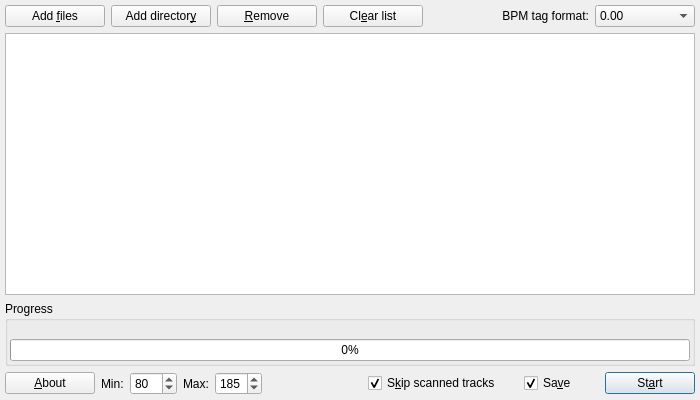
<?xml version="1.0" encoding="UTF-8" ?>
<ui version="4.0">
 <class>DlgBPMDetect</class>
 <widget class="QWidget" name="DlgBPMDetect">
  <property name="geometry">
   <rect>
    <x>0</x>
    <y>0</y>
    <width>700</width>
    <height>400</height>
   </rect>
  </property>
  <property name="sizePolicy">
   <sizepolicy hsizetype="Expanding" vsizetype="Expanding">
    <horstretch>0</horstretch>
    <verstretch>0</verstretch>
   </sizepolicy>
  </property>
  <property name="minimumSize">
   <size>
    <width>700</width>
    <height>400</height>
   </size>
  </property>
  <property name="windowTitle">
   <string>BPM Detect</string>
  </property>
  <layout class="QGridLayout">
   <property name="margin">
    <number>5</number>
   </property>
   <item row="0" column="0">
    <layout class="QHBoxLayout">
     <item>
      <widget class="QPushButton" name="btnAddFiles">
       <property name="sizePolicy">
        <sizepolicy hsizetype="Fixed" vsizetype="Fixed">
         <horstretch>0</horstretch>
         <verstretch>0</verstretch>
        </sizepolicy>
       </property>
       <property name="minimumSize">
        <size>
         <width>100</width>
         <height>0</height>
        </size>
       </property>
       <property name="text">
        <string>Add &amp;files</string>
       </property>
       <property name="shortcut">
        <string>Alt+F</string>
       </property>
      </widget>
     </item>
     <item>
      <widget class="QPushButton" name="btnAddDir">
       <property name="sizePolicy">
        <sizepolicy hsizetype="Fixed" vsizetype="Fixed">
         <horstretch>0</horstretch>
         <verstretch>0</verstretch>
        </sizepolicy>
       </property>
       <property name="minimumSize">
        <size>
         <width>100</width>
         <height>0</height>
        </size>
       </property>
       <property name="text">
        <string>Add director&amp;y</string>
       </property>
       <property name="shortcut">
        <string>Alt+Y</string>
       </property>
      </widget>
     </item>
     <item>
      <widget class="QPushButton" name="btnRemoveSelected">
       <property name="sizePolicy">
        <sizepolicy hsizetype="Fixed" vsizetype="Fixed">
         <horstretch>0</horstretch>
         <verstretch>0</verstretch>
        </sizepolicy>
       </property>
       <property name="minimumSize">
        <size>
         <width>100</width>
         <height>0</height>
        </size>
       </property>
       <property name="toolTip">
        <string>Remove selected tracks</string>
       </property>
       <property name="text">
        <string>&amp;Remove</string>
       </property>
       <property name="shortcut">
        <string>Alt+R</string>
       </property>
      </widget>
     </item>
     <item>
      <widget class="QPushButton" name="btnClearList">
       <property name="sizePolicy">
        <sizepolicy hsizetype="Fixed" vsizetype="Fixed">
         <horstretch>0</horstretch>
         <verstretch>0</verstretch>
        </sizepolicy>
       </property>
       <property name="minimumSize">
        <size>
         <width>100</width>
         <height>0</height>
        </size>
       </property>
       <property name="text">
        <string>Cl&amp;ear list</string>
       </property>
       <property name="shortcut">
        <string>Alt+E</string>
       </property>
      </widget>
     </item>
     <item>
      <widget class="QLabel" name="lblFormat">
       <property name="sizePolicy">
        <sizepolicy hsizetype="Preferred" vsizetype="Preferred">
         <horstretch>0</horstretch>
         <verstretch>0</verstretch>
        </sizepolicy>
       </property>
       <property name="text">
        <string>BPM tag format:</string>
       </property>
       <property name="alignment">
        <set>Qt::AlignRight|Qt::AlignTrailing|Qt::AlignVCenter</set>
       </property>
       <property name="wordWrap">
        <bool>false</bool>
       </property>
      </widget>
     </item>
     <item>
      <widget class="QComboBox" name="cbFormat">
       <property name="sizePolicy">
        <sizepolicy hsizetype="Fixed" vsizetype="Fixed">
         <horstretch>0</horstretch>
         <verstretch>0</verstretch>
        </sizepolicy>
       </property>
       <property name="minimumSize">
        <size>
         <width>100</width>
         <height>0</height>
        </size>
       </property>
       <property name="maximumSize">
        <size>
         <width>100</width>
         <height>32767</height>
        </size>
       </property>
       <item>
        <property name="text">
         <string>0.00</string>
        </property>
       </item>
       <item>
        <property name="text">
         <string>0.0</string>
        </property>
       </item>
       <item>
        <property name="text">
         <string>0</string>
        </property>
       </item>
       <item>
        <property name="text">
         <string>000.00</string>
        </property>
       </item>
       <item>
        <property name="text">
         <string>000.0</string>
        </property>
       </item>
       <item>
        <property name="text">
         <string>000</string>
        </property>
       </item>
       <item>
        <property name="text">
         <string>00000</string>
        </property>
       </item>
      </widget>
     </item>
    </layout>
   </item>
   <item row="1" column="0">
    <widget class="QDropListView" name="TrackList">
     <property name="contextMenuPolicy">
      <enum>Qt::CustomContextMenu</enum>
     </property>
     <property name="acceptDrops">
      <bool>true</bool>
     </property>
     <property name="selectionMode">
      <enum>QAbstractItemView::ExtendedSelection</enum>
     </property>
     <property name="rootIsDecorated">
      <bool>false</bool>
     </property>
     <property name="itemsExpandable">
      <bool>false</bool>
     </property>
     <property name="sortingEnabled">
      <bool>true</bool>
     </property>
     <property name="allColumnsShowFocus">
      <bool>true</bool>
     </property>
     <property name="columnCount">
      <number>0</number>
     </property>
    </widget>
   </item>
   <item row="2" column="0">
    <widget class="QGroupBox" name="grpProgress">
     <property name="sizePolicy">
      <sizepolicy hsizetype="Expanding" vsizetype="Fixed">
       <horstretch>0</horstretch>
       <verstretch>0</verstretch>
      </sizepolicy>
     </property>
     <property name="title">
      <string>Progress</string>
     </property>
     <layout class="QVBoxLayout">
      <property name="spacing">
       <number>2</number>
      </property>
      <property name="margin">
       <number>2</number>
      </property>
      <item>
       <widget class="QLabel" name="lblCurrentTrack">
        <property name="sizePolicy">
         <sizepolicy hsizetype="MinimumExpanding" vsizetype="Expanding">
          <horstretch>0</horstretch>
          <verstretch>0</verstretch>
         </sizepolicy>
        </property>
        <property name="maximumSize">
         <size>
          <width>570</width>
          <height>32767</height>
         </size>
        </property>
        <property name="toolTip">
         <string>Current track</string>
        </property>
        <property name="text">
         <string />
        </property>
        <property name="wordWrap">
         <bool>false</bool>
        </property>
       </widget>
      </item>
      <item>
       <widget class="QProgressBar" name="TotalProgress">
        <property name="value">
         <number>0</number>
        </property>
       </widget>
      </item>
     </layout>
    </widget>
   </item>
   <item row="3" column="0">
    <layout class="QHBoxLayout">
     <item>
      <widget class="QPushButton" name="btnAbout">
       <property name="sizePolicy">
        <sizepolicy hsizetype="Fixed" vsizetype="Fixed">
         <horstretch>0</horstretch>
         <verstretch>0</verstretch>
        </sizepolicy>
       </property>
       <property name="minimumSize">
        <size>
         <width>90</width>
         <height>0</height>
        </size>
       </property>
       <property name="text">
        <string>&amp;About</string>
       </property>
       <property name="shortcut">
        <string>Alt+A</string>
       </property>
      </widget>
     </item>
     <item>
      <widget class="QLabel" name="lblMin">
       <property name="text">
        <string>Min:</string>
       </property>
       <property name="wordWrap">
        <bool>false</bool>
       </property>
      </widget>
     </item>
     <item>
      <widget class="QSpinBox" name="spMin">
       <property name="toolTip">
        <string>Minimum BPM</string>
       </property>
       <property name="minimum">
        <number>50</number>
       </property>
       <property name="maximum">
        <number>120</number>
       </property>
       <property name="value">
        <number>80</number>
       </property>
      </widget>
     </item>
     <item>
      <widget class="QLabel" name="lblMax">
       <property name="text">
        <string>Max:</string>
       </property>
       <property name="wordWrap">
        <bool>false</bool>
       </property>
      </widget>
     </item>
     <item>
      <widget class="QSpinBox" name="spMax">
       <property name="toolTip">
        <string>Maximum BPM</string>
       </property>
       <property name="minimum">
        <number>130</number>
       </property>
       <property name="maximum">
        <number>220</number>
       </property>
       <property name="value">
        <number>185</number>
       </property>
      </widget>
     </item>
     <item>
      <spacer>
       <property name="orientation">
        <enum>Qt::Horizontal</enum>
       </property>
       <property name="sizeType">
        <enum>QSizePolicy::Expanding</enum>
       </property>
       <property name="sizeHint" stdset="0">
        <size>
         <width>20</width>
         <height>21</height>
        </size>
       </property>
      </spacer>
     </item>
     <item>
      <widget class="QCheckBox" name="chbSkipScanned">
       <property name="sizePolicy">
        <sizepolicy hsizetype="Fixed" vsizetype="Fixed">
         <horstretch>0</horstretch>
         <verstretch>0</verstretch>
        </sizepolicy>
       </property>
       <property name="minimumSize">
        <size>
         <width>150</width>
         <height>0</height>
        </size>
       </property>
       <property name="toolTip">
        <string>Do not redetect BPM</string>
       </property>
       <property name="text">
        <string>S&amp;kip scanned tracks</string>
       </property>
       <property name="shortcut">
        <string>Alt+K</string>
       </property>
       <property name="checked">
        <bool>true</bool>
       </property>
      </widget>
     </item>
     <item>
      <widget class="QCheckBox" name="chbSave">
       <property name="sizePolicy">
        <sizepolicy hsizetype="Fixed" vsizetype="Fixed">
         <horstretch>0</horstretch>
         <verstretch>0</verstretch>
        </sizepolicy>
       </property>
       <property name="minimumSize">
        <size>
         <width>75</width>
         <height>0</height>
        </size>
       </property>
       <property name="toolTip">
        <string>Save BPM to tag</string>
       </property>
       <property name="text">
        <string>Sa&amp;ve</string>
       </property>
       <property name="shortcut">
        <string>Alt+V</string>
       </property>
       <property name="checked">
        <bool>true</bool>
       </property>
      </widget>
     </item>
     <item>
      <widget class="QPushButton" name="btnStart">
       <property name="sizePolicy">
        <sizepolicy hsizetype="Fixed" vsizetype="Fixed">
         <horstretch>0</horstretch>
         <verstretch>0</verstretch>
        </sizepolicy>
       </property>
       <property name="minimumSize">
        <size>
         <width>90</width>
         <height>0</height>
        </size>
       </property>
       <property name="text">
        <string>St&amp;art</string>
       </property>
       <property name="shortcut">
        <string>Alt+A</string>
       </property>
       <property name="autoDefault">
        <bool>true</bool>
       </property>
       <property name="default">
        <bool>true</bool>
       </property>
      </widget>
     </item>
    </layout>
   </item>
  </layout>
 </widget>
 <layoutdefault spacing="6" margin="11" />
 <customwidgets>
  <customwidget>
   <class>QDropListView</class>
   <extends>QTreeWidget</extends>
   <header>qdroplistview.h</header>
  </customwidget>
 </customwidgets>
 <includes>
  <include location="local">qdroplistview.h</include>
 </includes>
 <resources>
  <include location="resource.qrc" />
 </resources>
 <connections>
  <connection>
   <sender>btnAddFiles</sender>
   <signal>clicked()</signal>
   <receiver>DlgBPMDetect</receiver>
   <slot>slotAddFiles()</slot>
   <hints>
    <hint type="sourcelabel">
     <x>20</x>
     <y>20</y>
    </hint>
    <hint type="destinationlabel">
     <x>20</x>
     <y>20</y>
    </hint>
   </hints>
  </connection>
  <connection>
   <sender>btnAddDir</sender>
   <signal>clicked()</signal>
   <receiver>DlgBPMDetect</receiver>
   <slot>slotAddDir()</slot>
   <hints>
    <hint type="sourcelabel">
     <x>20</x>
     <y>20</y>
    </hint>
    <hint type="destinationlabel">
     <x>20</x>
     <y>20</y>
    </hint>
   </hints>
  </connection>
  <connection>
   <sender>btnRemoveSelected</sender>
   <signal>clicked()</signal>
   <receiver>DlgBPMDetect</receiver>
   <slot>slotRemoveSelected()</slot>
   <hints>
    <hint type="sourcelabel">
     <x>20</x>
     <y>20</y>
    </hint>
    <hint type="destinationlabel">
     <x>20</x>
     <y>20</y>
    </hint>
   </hints>
  </connection>
  <connection>
   <sender>btnAbout</sender>
   <signal>clicked()</signal>
   <receiver>DlgBPMDetect</receiver>
   <slot>slotShowAbout()</slot>
   <hints>
    <hint type="sourcelabel">
     <x>20</x>
     <y>20</y>
    </hint>
    <hint type="destinationlabel">
     <x>20</x>
     <y>20</y>
    </hint>
   </hints>
  </connection>
  <connection>
   <sender>btnClearList</sender>
   <signal>clicked()</signal>
   <receiver>DlgBPMDetect</receiver>
   <slot>slotClearTrackList()</slot>
   <hints>
    <hint type="sourcelabel">
     <x>20</x>
     <y>20</y>
    </hint>
    <hint type="destinationlabel">
     <x>20</x>
     <y>20</y>
    </hint>
   </hints>
  </connection>
 </connections>
</ui>
